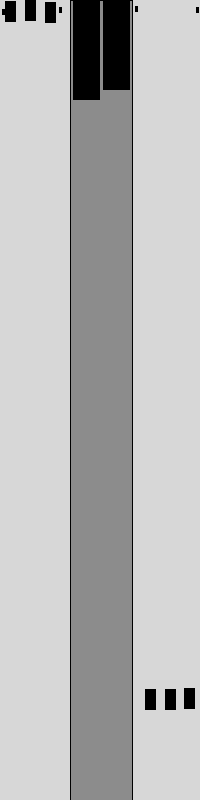
Frame 1 (no input)
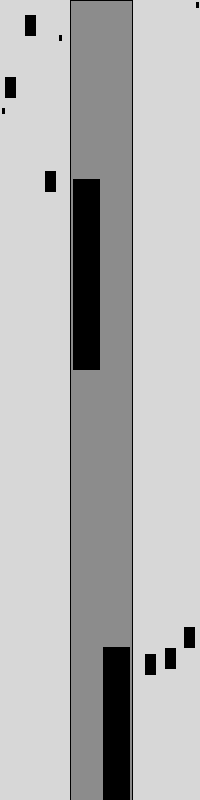
Frame 60 (the mouse pressed at the canvas centre just before this capture)
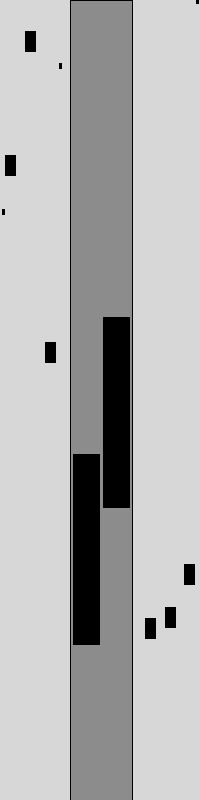
Frame 120 (the mouse held since frame 60 and released just before this capture)

The Processing sketch that drew these frames (run headless with seeded random() and noise(); from frame 60 on, the mouse is pressed at the canvas centre):

// Processing sketch: processing_87022
// ── processing_87022.pde

Car myCar1;
Car myCar2; // Two objects!
Car myCar3;

Car myCar4; //su
Car myCar5;
Car myCar6;

Car myCar7; //train
Car myCar8;

Car myCar9;//motorbikes
Car myCar10;
Car myCar11;
Car myCar12;


void setup() {
  size(200,800);

  // Parameters go inside the parentheses when the object is constructed.
  myCar1 = new Car(color(0),10,10,random(2)); 
  myCar2 = new Car(color(0),30,10,random(1));
  myCar3 = new Car(color(0),50,10,random(3));
  
  myCar4 = new Car(color(0),150,700,random(2.5)); 
  myCar5 = new Car(color(0),170,700,random(0.8));
  myCar6 = new Car(color(0),189,700,random(3.3));
  
  myCar7 = new Car(color(0),86,0,random(10));
  myCar8 = new Car(color(0),116,0,random(10));
  
  myCar9 = new Car (color(0),3,10,random(5));
  myCar10 = new Car (color(0),60,10,random(5));
  myCar11 = new Car (color(0),136,10,random(5));
  myCar12 = new Car (color(0),197,10,random(5));
}

void draw() {
  background(215);
  fill(140);
  rectMode(CORNERS);
  rect(70,0,132,800);
  myCar1.drive();
  myCar1.display();
  myCar2.drive();
  myCar2.display();
  myCar3.drive();
  myCar3.display();
  
  myCar4.drivesu();
  myCar4.display();
  myCar5.drivesu();
  myCar5.display();
  myCar6.drivesu();
  myCar6.display();
  
  myCar7.drive();
  myCar7.displayTrain();
  
  myCar8.drivesu();
  myCar8.displayTrain();
  
  myCar9.drive();
  myCar9.displayMoto();
  myCar10.drive();
  myCar10.displayMoto();
  myCar11.drivesu();
  myCar11.displayMoto();
  myCar12.drivesu();
  myCar12.displayMoto();
}

// Even though there are multiple objects, we still only need one class. 
// No matter how many cookies we make, only one cookie cutter is needed.
class Car { 
  color c;
  float xpos;
  float ypos;
  float xspeed;
  float xspeedue;
  

  
  // The Constructor is defined with arguments.
  Car(color tempC, float tempXpos, float tempYpos, float tempXspeed) { 
    c = tempC;
    xpos = tempXpos;
    ypos = tempYpos;
    xspeed = tempXspeed;
  }
  
  void display() {
    stroke(0);
    fill(c);
    rectMode(CENTER);
    rect(xpos,ypos,10,20);
  }
  
  void displayTrain() {
    stroke(0);
    fill(c);
    rectMode(CENTER);
    rect(xpos,ypos,26,190);
  }
  
    void displayMoto() {
    stroke(0);
    fill(c);
    rectMode(CENTER);
    rect(xpos,ypos,2,5);
  }
  
  void drivesu(){
    ypos = ypos - xspeed;
    if (ypos < -80) {
      ypos = 990;
    }
  }
  
  void drive() {
    ypos = ypos + xspeed;
    if (ypos > 880) {
      ypos = -190;
    }
  }
}
